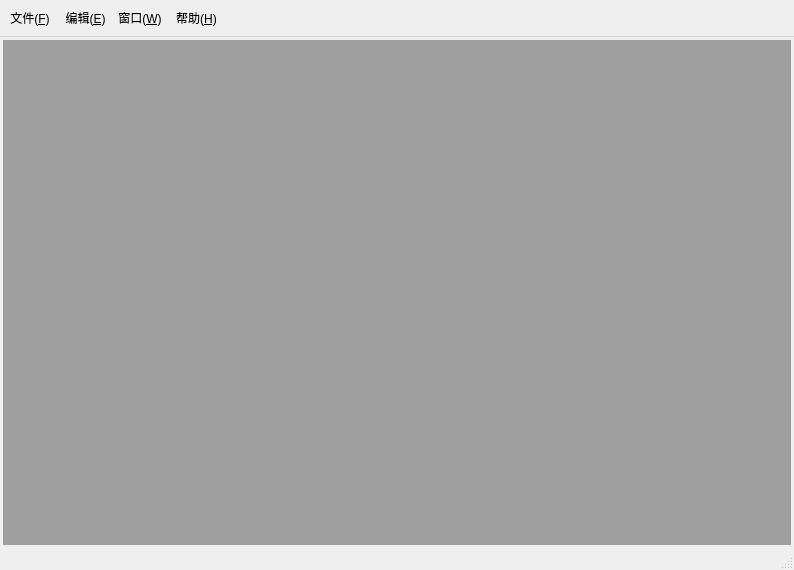
<?xml version="1.0" encoding="UTF-8"?>
<ui version="4.0">
 <class>SimpleNotes</class>
 <widget class="QMainWindow" name="SimpleNotes">
  <property name="geometry">
   <rect>
    <x>0</x>
    <y>0</y>
    <width>794</width>
    <height>570</height>
   </rect>
  </property>
  <property name="windowTitle">
   <string>SimpleNotes</string>
  </property>
  <widget class="QWidget" name="centralwidget">
   <layout class="QHBoxLayout" name="horizontalLayout">
    <property name="spacing">
     <number>0</number>
    </property>
    <property name="leftMargin">
     <number>3</number>
    </property>
    <property name="topMargin">
     <number>3</number>
    </property>
    <property name="rightMargin">
     <number>3</number>
    </property>
    <property name="bottomMargin">
     <number>3</number>
    </property>
    <item>
     <widget class="QMdiArea" name="mdiArea"/>
    </item>
   </layout>
  </widget>
  <widget class="QMenuBar" name="menubar">
   <property name="geometry">
    <rect>
     <x>0</x>
     <y>0</y>
     <width>794</width>
     <height>52</height>
    </rect>
   </property>
   <widget class="QMenu" name="menu">
    <property name="title">
     <string>文件(&amp;F)</string>
    </property>
    <addaction name="action_new"/>
    <addaction name="action_open"/>
    <addaction name="separator"/>
    <addaction name="action_save"/>
    <addaction name="action_saveas"/>
    <addaction name="separator"/>
    <addaction name="action_exit"/>
   </widget>
   <widget class="QMenu" name="menu_E">
    <property name="title">
     <string>
编辑(&amp;E)</string>
    </property>
    <widget class="QMenu" name="menu_S">
     <property name="title">
      <string>编码格式(&amp;S)</string>
     </property>
     <addaction name="action_utf"/>
     <addaction name="action_gb"/>
    </widget>
    <addaction name="action_redo"/>
    <addaction name="action_undo"/>
    <addaction name="separator"/>
    <addaction name="action_cut"/>
    <addaction name="action_copy"/>
    <addaction name="action_paste"/>
    <addaction name="separator"/>
    <addaction name="menu_S"/>
   </widget>
   <widget class="QMenu" name="menu_W">
    <property name="title">
     <string>窗口(&amp;W)</string>
    </property>
    <addaction name="action_close"/>
    <addaction name="action_all"/>
    <addaction name="separator"/>
    <addaction name="action_tile"/>
    <addaction name="action_cascade"/>
    <addaction name="separator"/>
    <addaction name="action_next"/>
    <addaction name="action_prevous"/>
   </widget>
   <widget class="QMenu" name="menu_H">
    <property name="title">
     <string>帮助(&amp;H)</string>
    </property>
    <addaction name="action_about"/>
    <addaction name="action_qt"/>
   </widget>
   <addaction name="menu"/>
   <addaction name="menu_E"/>
   <addaction name="menu_W"/>
   <addaction name="menu_H"/>
  </widget>
  <widget class="QStatusBar" name="statusbar"/>
  <action name="action_new">
   <property name="text">
    <string>新建文件(&amp;N)</string>
   </property>
  </action>
  <action name="action_open">
   <property name="text">
    <string>打开文件(&amp;O)</string>
   </property>
  </action>
  <action name="action_save">
   <property name="text">
    <string>保存(&amp;S)</string>
   </property>
  </action>
  <action name="action_saveas">
   <property name="text">
    <string>另存为(&amp;A)</string>
   </property>
  </action>
  <action name="action_exit">
   <property name="text">
    <string>退出(&amp;E)</string>
   </property>
  </action>
  <action name="action_redo">
   <property name="text">
    <string>撤销(&amp;R)</string>
   </property>
  </action>
  <action name="action_undo">
   <property name="text">
    <string>恢复(&amp;U)</string>
   </property>
  </action>
  <action name="action_cut">
   <property name="text">
    <string>剪切(&amp;T)</string>
   </property>
  </action>
  <action name="action_copy">
   <property name="text">
    <string>复制(&amp;C)</string>
   </property>
  </action>
  <action name="action_paste">
   <property name="text">
    <string>粘贴(&amp;P)</string>
   </property>
  </action>
  <action name="action_utf">
   <property name="text">
    <string>UTF-8</string>
   </property>
  </action>
  <action name="action_gb">
   <property name="text">
    <string>GB2312</string>
   </property>
  </action>
  <action name="action_close">
   <property name="text">
    <string>关闭(&amp;O)</string>
   </property>
  </action>
  <action name="action_all">
   <property name="text">
    <string>关闭所有(&amp;A)</string>
   </property>
  </action>
  <action name="action_tile">
   <property name="text">
    <string>平铺(&amp;T)</string>
   </property>
  </action>
  <action name="action_cascade">
   <property name="text">
    <string>层叠(&amp;C)</string>
   </property>
  </action>
  <action name="action_next">
   <property name="text">
    <string>下一个(&amp;N)</string>
   </property>
  </action>
  <action name="action_prevous">
   <property name="text">
    <string>上一个(&amp;P)</string>
   </property>
  </action>
  <action name="action_about">
   <property name="text">
    <string>关于(&amp;A)</string>
   </property>
  </action>
  <action name="action_qt">
   <property name="text">
    <string>关于QT(&amp;Q)</string>
   </property>
  </action>
 </widget>
 <resources/>
 <connections/>
</ui>
